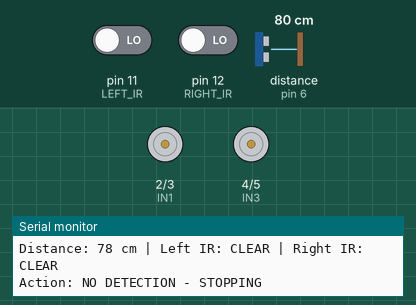
Bench run of a sketch on a simulated Arduino Uno, built with avr-gcc and run on an emulated ATmega328P. On the bench: motor-driver pin pairs drawn as motors (green arrow = first pin HIGH = forward, orange = second pin HIGH = backward, longer = more drive, scaled by the enable pin), the last lines printed to the serial monitor. Wiring (inferred from the names in the program): ultrasonic range finder: trigger pin 7; echo pin 6. Inputs (shaded band) come from the test bench; at power-on: distance to the obstacle (sensor on pin 6) 80 cm, pin 11 (LEFT_IR) LOW, pin 12 (RIGHT_IR) LOW. The echo pulse lasts 58.3 µs per cm.

Above: at 3.2 s.
3.3 s: distance to the obstacle (sensor on pin 6) set to 55 cm
6.3 s: distance to the obstacle (sensor on pin 6) set to 46 cm
At 7.2 s:
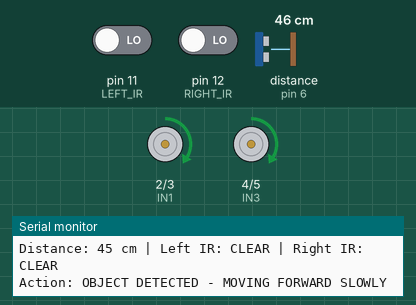
7.9 s: pin 11 (LEFT_IR) driven HIGH
At 9.1 s:
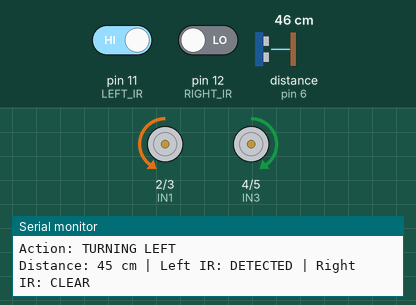
9.4 s: pin 12 (RIGHT_IR) driven HIGH
At 9.9 s:
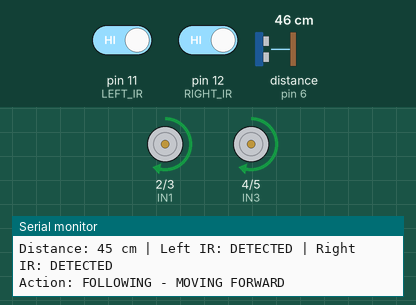
10.9 s: distance to the obstacle (sensor on pin 6) set to 22 cm
13.9 s: distance to the obstacle (sensor on pin 6) set to 18 cm
At 14.8 s:
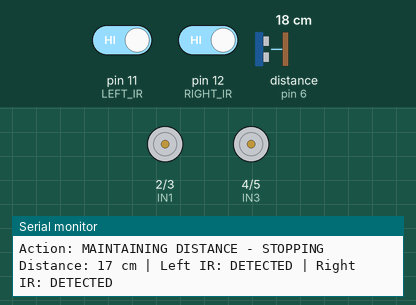
Timing chart, 0 to 16.6 s (numbered marks = the images above; inputs shaded):
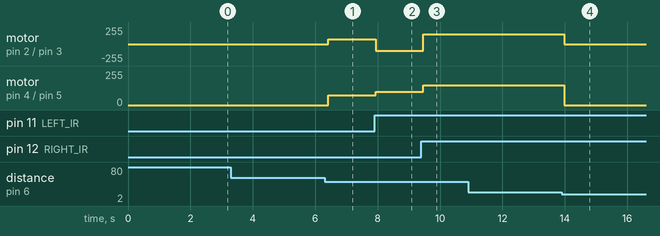

The sketch:

arduino_human_following.ino
```cpp
/*
 * human_following_robot.ino
 *
 * Arduino Based Human Following Robot
 *
 * Authors: Dwaipayan Bhattacharjee, Trinjan Dutta, Rishav Pramanik
 * Department: Electronics and Communication Engineering
 * Institution: RCC Institute of Information Technology
 * Supervisor: Dr. Subhrajit Sinha Roy
 *
 * Description: This code implements a human following robot using Arduino UNO,
 * ultrasonic sensor for distance measurement, IR sensors for human detection,
 * and L298N motor driver for movement control.
 */

// Pin Definitions
// Motor Driver L298N Pins
#define ENA 9    // Enable A - PWM control for Motor A
#define ENB 10   // Enable B - PWM control for Motor B
#define IN1 2    // Motor A Direction Pin 1
#define IN2 3    // Motor A Direction Pin 2
#define IN3 4    // Motor B Direction Pin 1
#define IN4 5    // Motor B Direction Pin 2

// Ultrasonic Sensor Pins
#define TRIG_PIN 7
#define ECHO_PIN 6

// IR Sensor Pins
#define LEFT_IR 11   // Left IR sensor
#define RIGHT_IR 12  // Right IR sensor

// Constants
#define SAFE_DISTANCE 20    // Safe following distance in cm
#define MAX_DISTANCE 50     // Maximum detection distance in cm
#define MIN_DISTANCE 10     // Minimum distance to avoid collision
#define MOTOR_SPEED 150     // Base motor speed (0-255)
#define TURN_SPEED 100      // Speed for turning movements

// Global Variables
long duration;
int distance;
bool leftIR, rightIR;

void setup() {
  // Initialize serial communication for debugging
  Serial.begin(9600);

  // Initialize motor driver pins as outputs
  pinMode(ENA, OUTPUT);
  pinMode(ENB, OUTPUT);
  pinMode(IN1, OUTPUT);
  pinMode(IN2, OUTPUT);
  pinMode(IN3, OUTPUT);
  pinMode(IN4, OUTPUT);

  // Initialize ultrasonic sensor pins
  pinMode(TRIG_PIN, OUTPUT);
  pinMode(ECHO_PIN, INPUT);

  // Initialize IR sensor pins as inputs
  pinMode(LEFT_IR, INPUT);
  pinMode(RIGHT_IR, INPUT);

  // Stop motors initially
  stopMotors();

  Serial.println("Human Following Robot Initialized");
  Serial.println("Waiting for human detection...");

  delay(2000); // 2 second delay for system stabilization
}

void loop() {
  // Read sensor values
  readSensors();

  // Print sensor values for debugging
  printSensorValues();

  // Main decision making logic
  makeDecision();

  delay(100); // Small delay for stability
}

void readSensors() {
  // Read ultrasonic sensor
  distance = getUltrasonicDistance();

  // Read IR sensors (assuming HIGH when object detected)
  leftIR = digitalRead(LEFT_IR);
  rightIR = digitalRead(RIGHT_IR);
}

int getUltrasonicDistance() {
  // Clear the trigger pin
  digitalWrite(TRIG_PIN, LOW);
  delayMicroseconds(2);

  // Send ultrasonic pulse
  digitalWrite(TRIG_PIN, HIGH);
  delayMicroseconds(10);
  digitalWrite(TRIG_PIN, LOW);

  // Read the echo pin
  duration = pulseIn(ECHO_PIN, HIGH);

  // Calculate distance in cm
  int dist = duration * 0.034 / 2;

  // Return valid distance or maximum if out of range
  return (dist > 0 && dist < 400) ? dist : MAX_DISTANCE + 1;
}

void printSensorValues() {
  Serial.print("Distance: ");
  Serial.print(distance);
  Serial.print(" cm | Left IR: ");
  Serial.print(leftIR ? "DETECTED" : "CLEAR");
  Serial.print(" | Right IR: ");
  Serial.println(rightIR ? "DETECTED" : "CLEAR");
}

void makeDecision() {
  // Priority 1: Obstacle avoidance - if too close, stop or back up
  if (distance < MIN_DISTANCE) {
    Serial.println("Action: TOO CLOSE - STOPPING");
    stopMotors();
    delay(500);
    moveBackward();
    delay(300);
    stopMotors();
    return;
  }

  // Priority 2: Human following logic based on IR sensors
  if (rightIR && !leftIR) {
    // Human detected on right side - turn right
    Serial.println("Action: TURNING RIGHT");
    turnRight();
  }
  else if (leftIR && !rightIR) {
    // Human detected on left side - turn left
    Serial.println("Action: TURNING LEFT");
    turnLeft();
  }
  else if (leftIR && rightIR) {
    // Human detected on both sides - move forward if distance is appropriate
    if (distance >= SAFE_DISTANCE && distance <= MAX_DISTANCE) {
      Serial.println("Action: FOLLOWING - MOVING FORWARD");
      moveForward();
    }
    else if (distance > MAX_DISTANCE) {
      Serial.println("Action: TARGET TOO FAR - MOVING FORWARD");
      moveForward();
    }
    else {
      Serial.println("Action: MAINTAINING DISTANCE - STOPPING");
      stopMotors();
    }
  }
  else {
    // No human detected by IR sensors
    if (distance >= MIN_DISTANCE && distance <= MAX_DISTANCE) {
      // Object in range but no IR detection - move forward cautiously
      Serial.println("Action: OBJECT DETECTED - MOVING FORWARD SLOWLY");
      moveForwardSlow();
    }
    else {
      // No detection - stop and wait
      Serial.println("Action: NO DETECTION - STOPPING");
      stopMotors();
    }
  }
}

// Motor control functions
void moveForward() {
  digitalWrite(IN1, HIGH);
  digitalWrite(IN2, LOW);
  digitalWrite(IN3, HIGH);
  digitalWrite(IN4, LOW);
  analogWrite(ENA, MOTOR_SPEED);
  analogWrite(ENB, MOTOR_SPEED);
}

void moveForwardSlow() {
  digitalWrite(IN1, HIGH);
  digitalWrite(IN2, LOW);
  digitalWrite(IN3, HIGH);
  digitalWrite(IN4, LOW);
  analogWrite(ENA, MOTOR_SPEED / 2);
  analogWrite(ENB, MOTOR_SPEED / 2);
}

void moveBackward() {
  digitalWrite(IN1, LOW);
  digitalWrite(IN2, HIGH);
  digitalWrite(IN3, LOW);
  digitalWrite(IN4, HIGH);
  analogWrite(ENA, MOTOR_SPEED / 2);
  analogWrite(ENB, MOTOR_SPEED / 2);
}

void turnLeft() {
  // Left motor backward, right motor forward
  digitalWrite(IN1, LOW);
  digitalWrite(IN2, HIGH);
  digitalWrite(IN3, HIGH);
  digitalWrite(IN4, LOW);
  analogWrite(ENA, TURN_SPEED);
  analogWrite(ENB, TURN_SPEED);
}

void turnRight() {
  // Left motor forward, right motor backward
  digitalWrite(IN1, HIGH);
  digitalWrite(IN2, LOW);
  digitalWrite(IN3, LOW);
  digitalWrite(IN4, HIGH);
  analogWrite(ENA, TURN_SPEED);
  analogWrite(ENB, TURN_SPEED);
}

void stopMotors() {
  digitalWrite(IN1, LOW);
  digitalWrite(IN2, LOW);
  digitalWrite(IN3, LOW);
  digitalWrite(IN4, LOW);
  analogWrite(ENA, 0);
  analogWrite(ENB, 0);
}

// Additional utility functions for enhanced functionality

void rotateLeft() {
  // Both motors turn in opposite directions for sharp left turn
  digitalWrite(IN1, LOW);
  digitalWrite(IN2, HIGH);
  digitalWrite(IN3, HIGH);
  digitalWrite(IN4, LOW);
  analogWrite(ENA, MOTOR_SPEED);
  analogWrite(ENB, MOTOR_SPEED);
}

void rotateRight() {
  // Both motors turn in opposite directions for sharp right turn
  digitalWrite(IN1, HIGH);
  digitalWrite(IN2, LOW);
  digitalWrite(IN3, LOW);
  digitalWrite(IN4, HIGH);
  analogWrite(ENA, MOTOR_SPEED);
  analogWrite(ENB, MOTOR_SPEED);
}

// Function to perform a sweep search if target is lost
void searchPattern() {
  Serial.println("Performing search pattern...");

  // Turn left for 1 second
  rotateLeft();
  delay(1000);
  stopMotors();
  delay(500);

  // Check for detection
  readSensors();
  if (leftIR || rightIR) return;

  // Turn right for 2 seconds (to cover left + right side)
  rotateRight();
  delay(2000);
  stopMotors();
  delay(500);

  // Check for detection
  readSensors();
  if (leftIR || rightIR) return;

  // Return to center
  rotateLeft();
  delay(1000);
  stopMotors();
}

/*
 * Circuit Connections:
 *
 * L298N Motor Driver:
 * ENA -> Pin 9 (PWM)
 * IN1 -> Pin 2
 * IN2 -> Pin 3
 * IN3 -> Pin 4
 * IN4 -> Pin 5
 * ENB -> Pin 10 (PWM)
 *
 * Ultrasonic Sensor:
 * VCC -> 5V
 * GND -> GND
 * Trig -> Pin 7
 * Echo -> Pin 6
 *
 * IR Sensors:
 * Left IR -> Pin 11
 * Right IR -> Pin 12
 * VCC -> 5V
 * GND -> GND
 *
 * Motors:
 * Left Motor -> Motor A (M1, M2)
 * Right Motor -> Motor B (M3, M4)
 *
 * Power:
 * Arduino -> USB or 7-12V external supply
 * L298N -> 12V battery pack
 * Motors -> Through L298N
 */
```

Measured:
- the behaviour switches between 52 and 51 cm on distance to the obstacle (sensor on pin 6) (found by bisection; images 0 and 1)
- the behaviour switches between 21 and 20 cm on distance to the obstacle (sensor on pin 6) (found by bisection; images 3 and 4)
- after the input at 6.3 s, motor on pin 2 (IN1) / pin 3 (IN2), motor on pin 4 (IN3) / pin 5 (IN4): stopped → forward 75/255 after 0.12 s
- after the input at 7.9 s, motor on pin 2 (IN1) / pin 3 (IN2): forward 75/255 → backward 100/255 at once; motor on pin 4 (IN3) / pin 5 (IN4): forward 75/255 → forward 100/255 at once
- after the input at 9.4 s, motor on pin 2 (IN1) / pin 3 (IN2): backward 100/255 → forward 150/255 after 0.06 s; motor on pin 4 (IN3) / pin 5 (IN4): forward 100/255 → forward 150/255 after 0.06 s
- after the input at 13.9 s, motor on pin 2 (IN1) / pin 3 (IN2), motor on pin 4 (IN3) / pin 5 (IN4): forward 150/255 → stopped after 0.07 s
